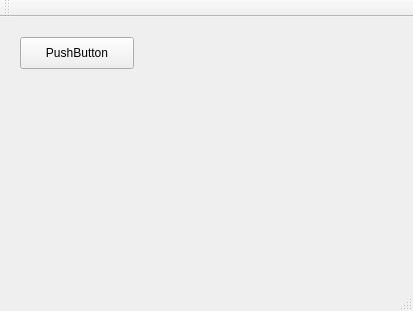
<?xml version="1.0" encoding="UTF-8"?>
<ui version="4.0">
 <class>MainWindow</class>
 <widget class="QMainWindow" name="MainWindow">
  <property name="geometry">
   <rect>
    <x>0</x>
    <y>0</y>
    <width>413</width>
    <height>311</height>
   </rect>
  </property>
  <property name="windowTitle">
   <string>MainWindow</string>
  </property>
  <widget class="QWidget" name="centralWidget">
   <widget class="QPushButton" name="pushButton">
    <property name="geometry">
     <rect>
      <x>20</x>
      <y>20</y>
      <width>114</width>
      <height>32</height>
     </rect>
    </property>
    <property name="text">
     <string>PushButton</string>
    </property>
   </widget>
  </widget>
  <widget class="QMenuBar" name="menuBar">
   <property name="geometry">
    <rect>
     <x>0</x>
     <y>0</y>
     <width>413</width>
     <height>22</height>
    </rect>
   </property>
  </widget>
  <widget class="QToolBar" name="mainToolBar">
   <attribute name="toolBarArea">
    <enum>TopToolBarArea</enum>
   </attribute>
   <attribute name="toolBarBreak">
    <bool>false</bool>
   </attribute>
  </widget>
  <widget class="QStatusBar" name="statusBar"/>
 </widget>
 <layoutdefault spacing="6" margin="11"/>
 <resources/>
 <connections/>
</ui>
